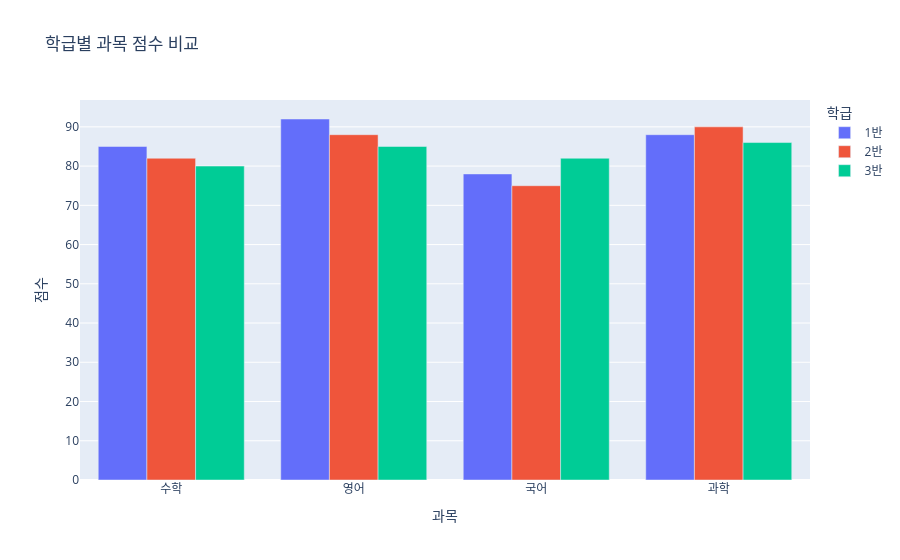

This figure's notebook cell:
### Markdown cell above
## 그룹 막대 그래프

### Code cell
# 학급별 과목 점수 비교
class_scores = {
    '과목': ['수학', '영어', '국어', '과학'] * 3,
    '점수': [85, 92, 78, 88, 82, 88, 75, 90, 80, 85, 82, 86],
    '학급': ['1반'] * 4 + ['2반'] * 4 + ['3반'] * 4
}

df_class = pd.DataFrame(class_scores)

fig = px.bar(df_class, x='과목', y='점수',
             color='학급',
             title='학급별 과목 점수 비교',
             barmode='group')  # 'stack'으로 변경하면 누적 막대

fig.update_layout(
    xaxis_title="과목",
    yaxis_title="점수"
)

fig.show()

### Figure 1 — Plotly figure (JSON) as saved in the notebook; plotly's stock layout.template omitted (floating-point values rounded to 4 significant figures)
{"data": [{"alignmentgroup": "True", "hovertemplate": "학급=1반<br>과목=%{x}<br>점수=%{y}<extra></extra>", "legendgroup": "1반", "marker": {"color": "#636efa", "pattern": {"shape": ""}}, "name": "1반", "offsetgroup": "1반", "orientation": "v", "showlegend": true, "textposition": "auto", "type": "bar", "x": ["수학", "영어", "국어", "과학"], "xaxis": "x", "y": [85, 92, 78, 88], "yaxis": "y"}, {"alignmentgroup": "True", "hovertemplate": "학급=2반<br>과목=%{x}<br>점수=%{y}<extra></extra>", "legendgroup": "2반", "marker": {"color": "#EF553B", "pattern": {"shape": ""}}, "name": "2반", "offsetgroup": "2반", "orientation": "v", "showlegend": true, "textposition": "auto", "type": "bar", "x": ["수학", "영어", "국어", "과학"], "xaxis": "x", "y": [82, 88, 75, 90], "yaxis": "y"}, {"alignmentgroup": "True", "hovertemplate": "학급=3반<br>과목=%{x}<br>점수=%{y}<extra></extra>", "legendgroup": "3반", "marker": {"color": "#00cc96", "pattern": {"shape": ""}}, "name": "3반", "offsetgroup": "3반", "orientation": "v", "showlegend": true, "textposition": "auto", "type": "bar", "x": ["수학", "영어", "국어", "과학"], "xaxis": "x", "y": [80, 85, 82, 86], "yaxis": "y"}], "layout": {"barmode": "group", "legend": {"title": {"text": "학급"}, "tracegroupgap": 0}, "title": {"text": "학급별 과목 점수 비교"}, "xaxis": {"anchor": "y", "domain": [0, 1], "title": {"text": "과목"}}, "yaxis": {"anchor": "x", "domain": [0, 1], "title": {"text": "점수"}}}}
